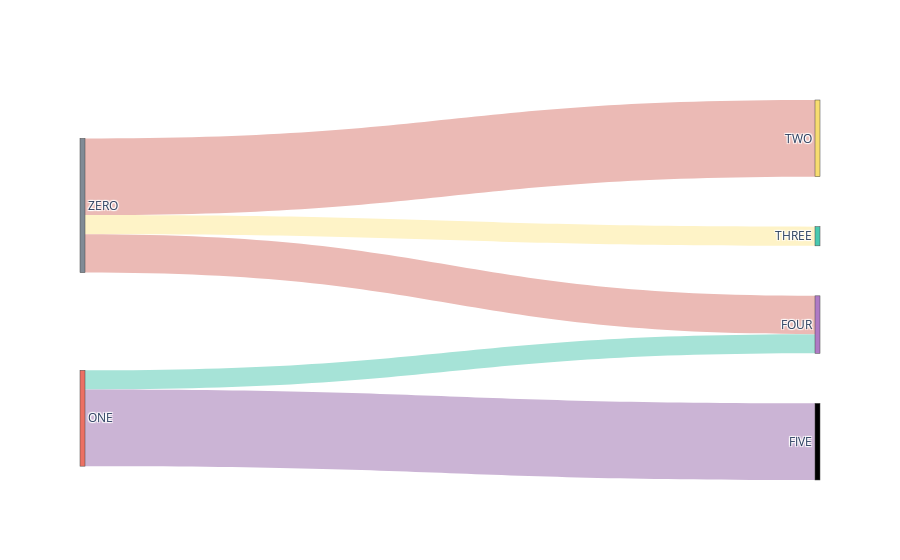

Notebook code cell kept with this figure:
### Code cell


### Figure 1 — Plotly figure (JSON) as saved in the notebook; plotly's stock layout.template omitted (floating-point values rounded to 4 significant figures)
{"data": [{"link": {"color": ["#EBBAB5", "#FEF3C7", "#A6E3D7", "#CBB4D5", "#EBBAB5"], "source": [0, 0, 1, 1, 0], "target": [2, 3, 4, 5, 4], "value": [8, 2, 2, 8, 4]}, "node": {"color": ["#808B96", "#EC7063", "#F7DC6F", "#48C9B0", "#AF7AC5"], "label": ["ZERO", "ONE", "TWO", "THREE", "FOUR", "FIVE"], "pad": 50, "thickness": 5}, "type": "sankey"}], "layout": {}}
